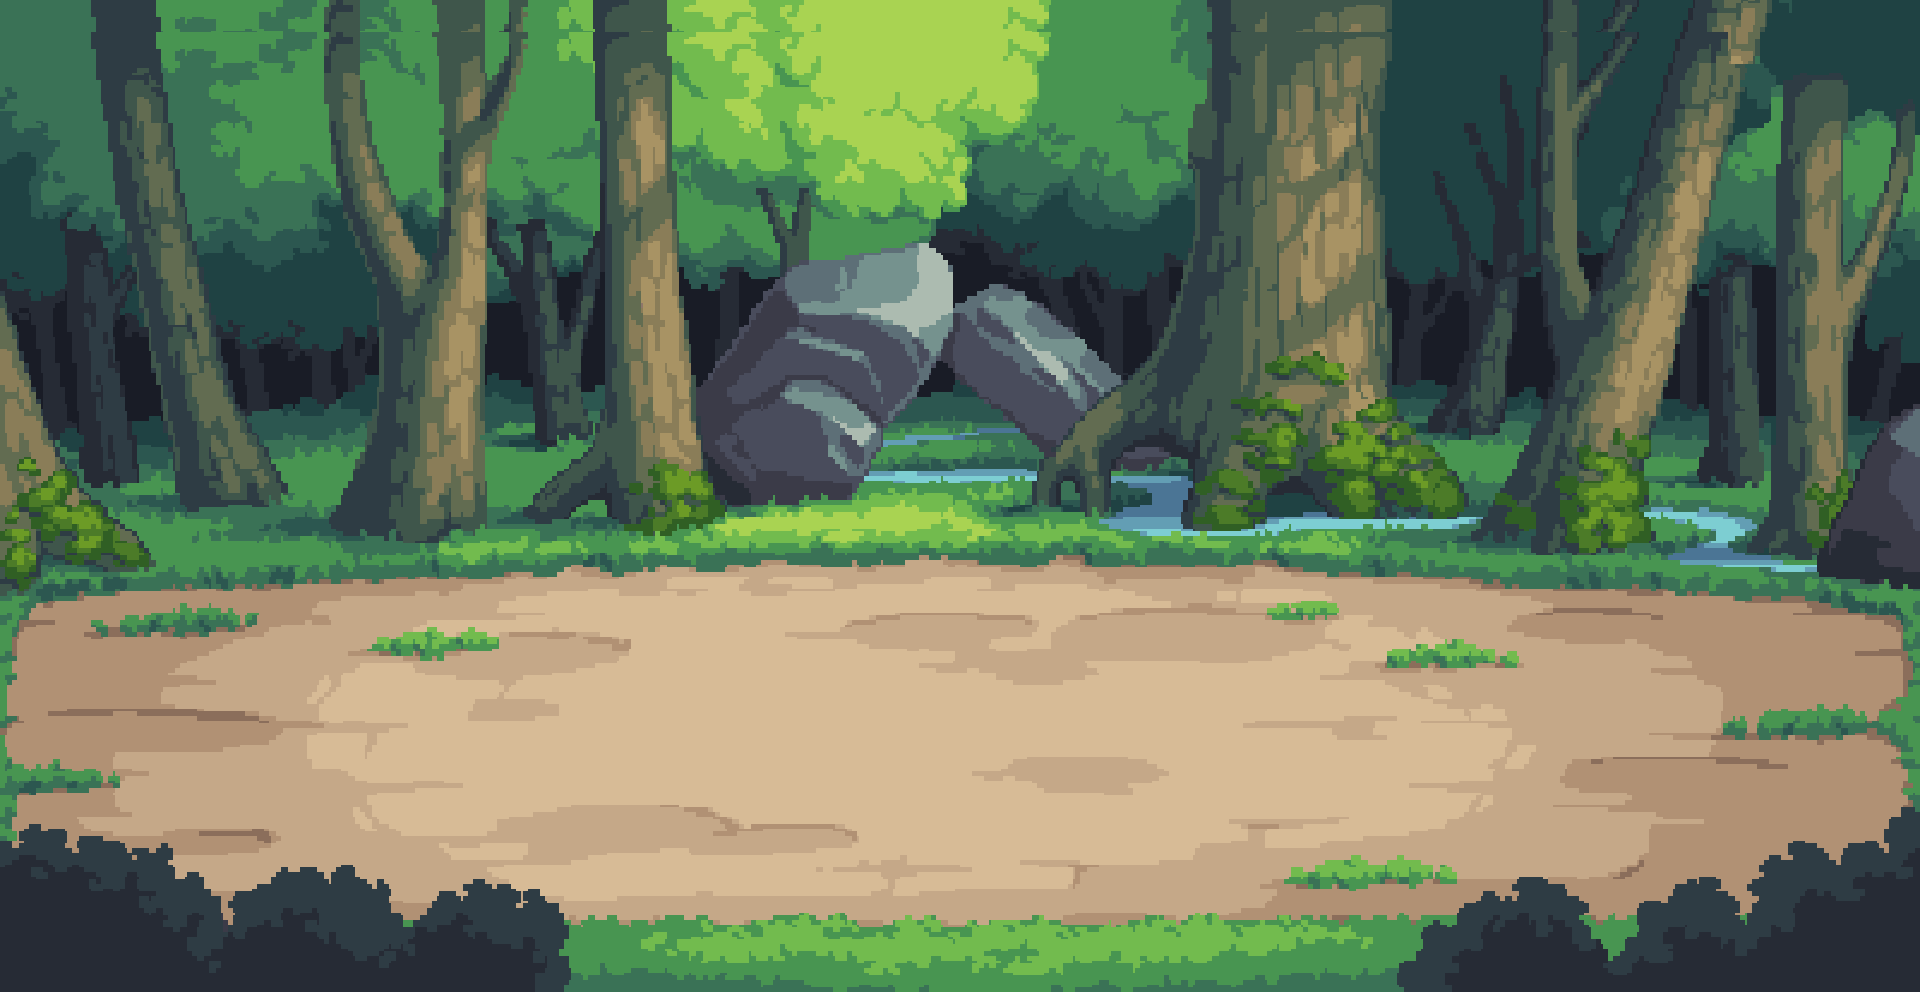

This game map was drawn from its Tiled (.tmx) file and the tilesets committed beside it. A one-line description and the trimmed map source follow:
An orthogonal 60x31 tile map with 32x32 px tiles, 1 tile layer (1), 4 tilesets.

<map version="1.5" tiledversion="1.7.2" orientation="orthogonal" renderorder="right-down" width="60" height="31" tilewidth="32" tileheight="32" infinite="0" nextlayerid="6" nextobjectid="1">
 <tileset firstgid="1" name="bg_all" tilewidth="32" tileheight="32" tilecount="1800" columns="60">
  <image source="ecranAcceuil/bg_all.png" trans="a349a4" width="1920" height="960" />
 </tileset>
 <tileset firstgid="1801" name="bouttonStart" tilewidth="32" tileheight="32" tilecount="625" columns="25">
  <image source="ecranAcceuil/bouttonStart.png" trans="a349a4" width="800" height="800" />
 </tileset>
 <tileset firstgid="2426" name="bouttonParametre" tilewidth="32" tileheight="32" tilecount="25" columns="5">
  <image source="ecranAcceuil/bouttonParametre.png" trans="a349a4" width="180" height="180" />
 </tileset>
 <tileset firstgid="2451" name="bouttonExit" tilewidth="32" tileheight="32" tilecount="100" columns="10">
  <image source="ecranAcceuil/bouttonExit.png" trans="a349a4" width="350" height="350" />
 </tileset>
 <layer id="2" name="1" width="60" height="31">
  <data>[1860 cells, 1860 non-empty, 1799 distinct tile ids]</data>
 </layer>
</map>